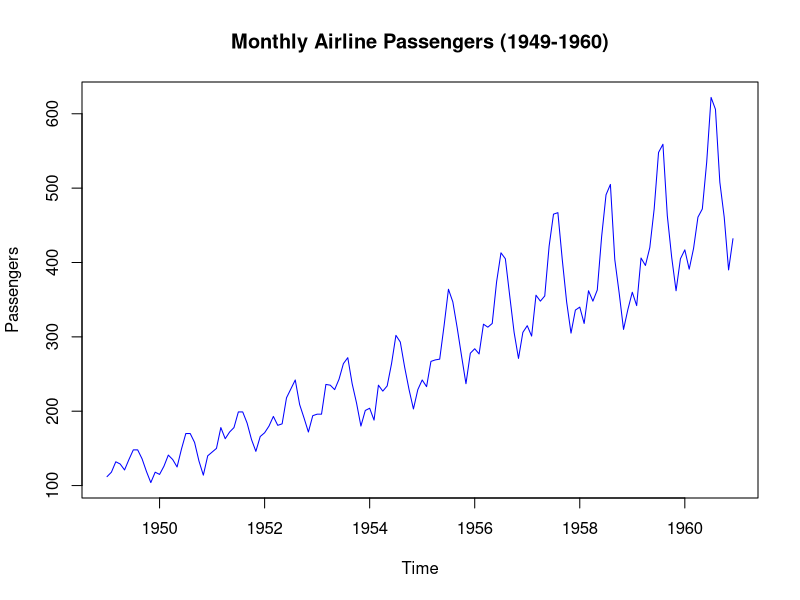
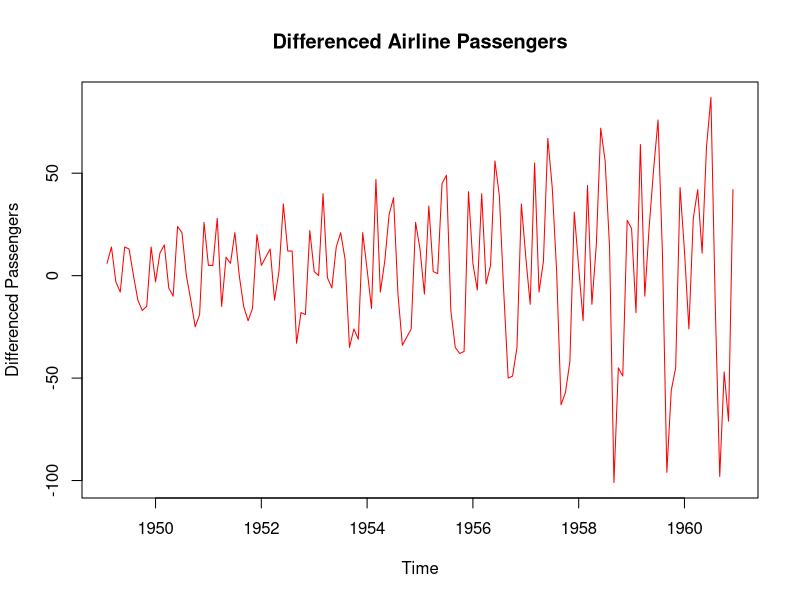
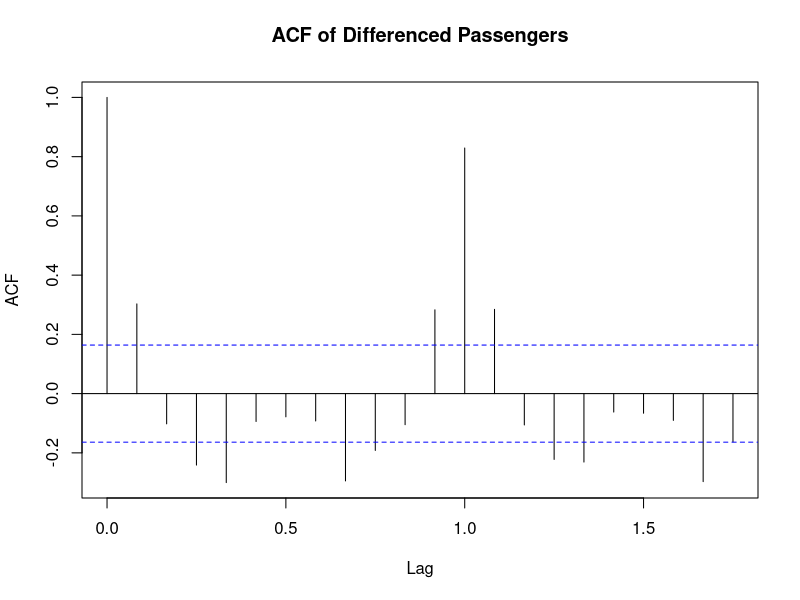
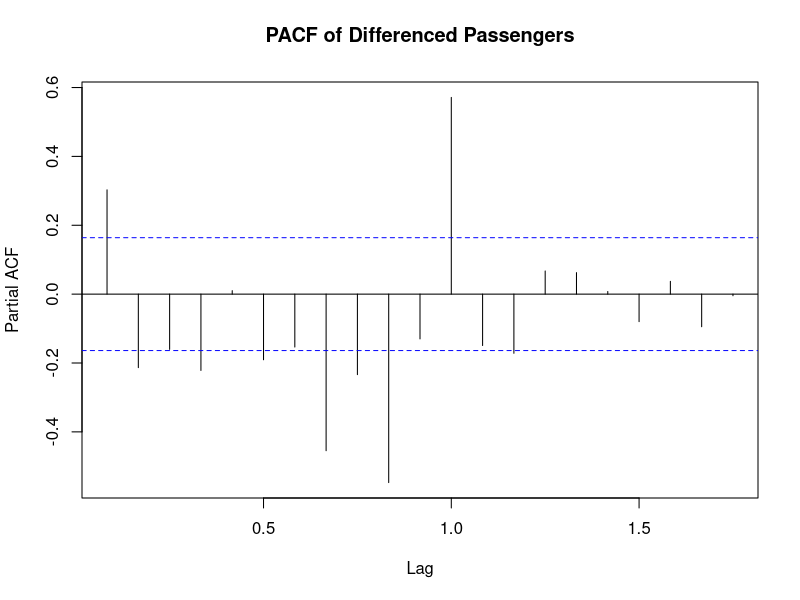

Recreate these plots in R, in order.
# Load the dataset
data("AirPassengers")
# View the dataset
print(AirPassengers)
# Plot the time series
plot(AirPassengers, main = "Monthly Airline Passengers (1949-1960)",
     xlab = "Time", ylab = "Passengers", col = "blue")

# Install and load the 'tseries' package for the ADF test
install.packages("tseries")
library(tseries)
# Perform the ADF test
adf_test <- adf.test(AirPassengers)
print(adf_test)

# Difference the data
diff_passengers <- diff(AirPassengers)
# Plot the differenced data
plot(diff_passengers, main = "Differenced Airline Passengers",
     xlab = "Time", ylab = "Differenced Passengers", col = "red")
# Perform the ADF test again to confirm stationarity
adf_test_diff <- adf.test(diff_passengers)
print

# Perform the KPSS test
kpss_test_result <- kpss.test(diff_passengers)

# Print the result
print(kpss_test_result)



# Plot ACF
acf(diff_passengers, main = "ACF of Differenced Passengers")

# Plot PACF
pacf(diff_passengers, main = "PACF of Differenced Passengers")


arima_model <- arima(AirPassengers, order = c(1, 1, 2))
print(arima_model)



# Install and load the 'forecast' package
install.packages("forecast")
library(forecast)
# Apply exponential smoothing to the differenced data
ets_model_diff <- ets(diff_passengers)
# View the model summary
print(ets_model_diff)




